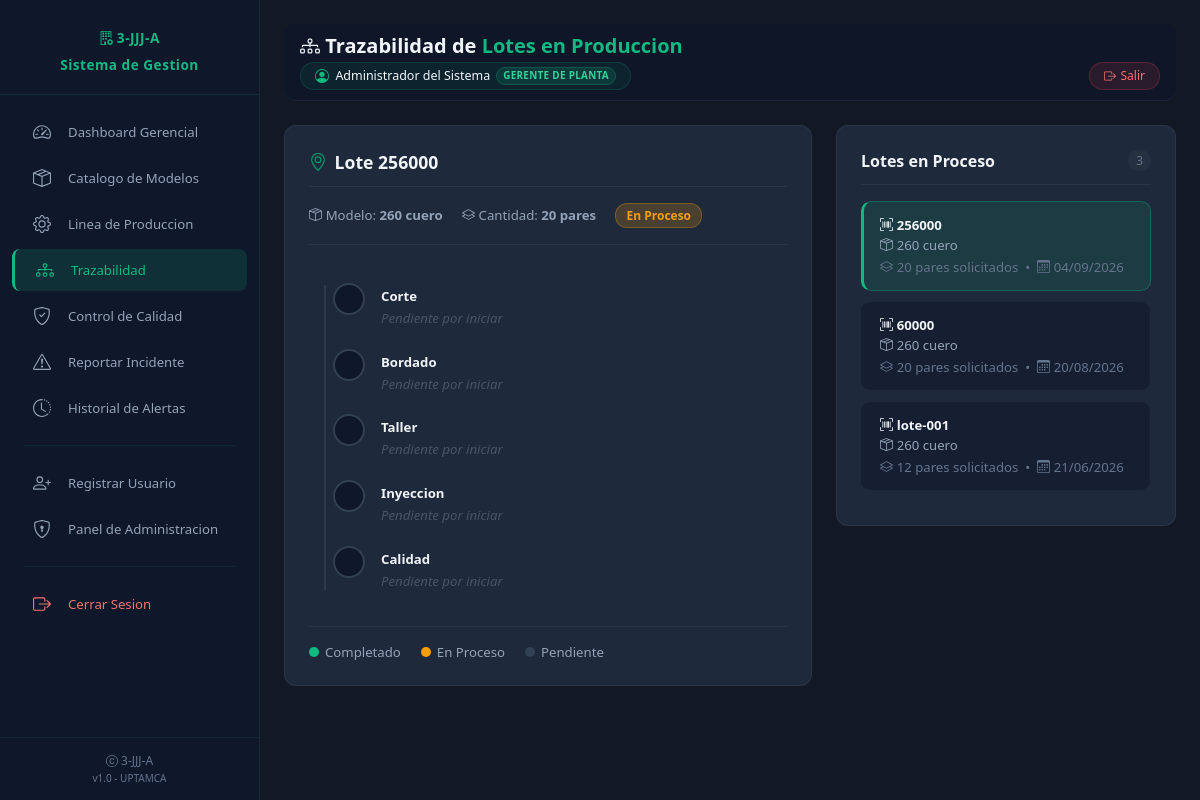
Page /trazabilidad/?lote=256000 (signed in) on the committed database.
### core/models.py (models this page shows, shortened)
class Usuario(AuditoriaMixin):
    id_usuario = models.CharField(max_length=50, primary_key=True)
    nombre_completo = models.CharField(max_length=150)
    contrasenia = models.CharField(max_length=128)
    rol = models.CharField(max_length=50, choices=ROLES_CHOICES, default=ROL_OPERARIO)
    is_active = models.BooleanField(default=True)
    is_staff = models.BooleanField(default=False)
    fecha_registro = models.DateTimeField(auto_now_add=True)
    etapa_asignada = models.ForeignKey(
        'Etapa',
        on_delete=models.SET_NULL,
        null=True,
        blank=True,
        related_name='usuarios_asignados',
        verbose_name='Etapa Asignada'
    )
    class Meta:
        verbose_name = 'Usuario'
        verbose_name_plural = 'Usuarios'
        ordering = ['-fecha_registro']

class LoteProduccion(AuditoriaMixin):
    id_lote = models.CharField(max_length=50, primary_key=True)
    cant_solicitada = models.IntegerField()
    estado_actual = models.CharField(max_length=50, default='PENDIENTE')
    id_modelo = models.ForeignKey(Modelo, on_delete=models.CASCADE, db_column='id_modelo')
    class Meta:
        verbose_name = 'Lote de Produccion'
        verbose_name_plural = 'Lotes de Produccion'

class Modelo(AuditoriaMixin):
    id_modelo = models.CharField(max_length=50, primary_key=True)
    nombre = models.CharField(max_length=100)
    materiales = models.ManyToManyField(Material, through='MaterialModelo')
    fecha_registro = models.DateTimeField(auto_now_add=True)
    class Meta:
        verbose_name = 'Modelo de Calzado'
        verbose_name_plural = 'Modelos de Calzado'

class Etapa(AuditoriaMixin):
    id_etapa = models.CharField(max_length=50, primary_key=True)
    nombre_etapa = models.CharField(max_length=100)
    secuencia = models.IntegerField()
    class Meta:
        verbose_name = 'Etapa'
        verbose_name_plural = 'Etapas'
        ordering = ['secuencia']

### core/views.py (the view)
        def wrapper(request, *args, **kwargs):
            usuario = get_usuario_sesion(request)
            if not usuario:
                messages.error(request, 'Debe iniciar sesion para acceder.')
                return redirect('core:login')
            if tiene_password_temporal(usuario.id_usuario):
                messages.warning(
                    request,
                    'Debe cambiar su contraseña temporal antes de continuar.'
                )
                return redirect('core:cambiar_password_temporal')
            if usuario.rol not in roles_permitidos and not usuario.is_staff:
                return render(request, 'errors/403.html', status=403)
            request.usuario_actual = usuario
            return view_func(request, *args, **kwargs)

### templates/trazabilidad/trazabilidad.html (shortened to what this page needs)
{% extends "base.html" %}
{% load static %}
{% block page_title %}<i class="bi bi-diagram-3"></i> Trazabilidad de <span>Lotes en Produccion</span>{% endblock %}
{% block content %}
<div class="trazabilidad-grid">
    <div class="card">
        {% if lote_seleccionado %}
        <div class="trazabilidad-header">
            <h2><i class="bi bi-geo-alt" style="color: #059669;"></i> Lote {{ lote_seleccionado.id_lote }}</h2>
            <div class="meta">
                <span><i class="bi bi-box-seam"></i> Modelo: <strong>{{ lote_seleccionado.id_modelo.nombre }}</strong></span>
                <span><i class="bi bi-layers"></i> Cantidad: <strong>{{ lote_seleccionado.cant_solicitada }} pares</strong></span>
                <span class="badge-estado badge-en-proceso">
                    En Proceso
                </span>
            </div>
        </div>
        <div class="trazabilidad-linea">
            {% for item in progreso %}
            <div class="nodo-row">
                <div class="nodo-indicador {{ item.estado }}">
                </div>
                <div class="nodo-info">
                    <div class="nodo-titulo">
                        {{ item.etapa.nombre_etapa }}
                    </div>
                    {% if item.registro %}
                    <div class="nodo-meta">
                        {% if item.registro.id_usuario %}
                        <strong>Operario:</strong> {{ item.registro.id_usuario.nombre_completo }}<br>
                        {% endif %}
                        {% if item.registro.hora_entrada %}
                        <span class="nodo-hora">
                            <i class="bi bi-box-arrow-in-down"></i> Entrada: {{ item.registro.hora_entrada|date:"d/m/Y H:i" }}
                        </span>
                        {% endif %}
                        {% if item.registro.hora_salida %}
                        <span class="nodo-hora">
                            <i class="bi bi-box-arrow-right"></i> Salida: {{ item.registro.hora_salida|date:"d/m/Y H:i" }}
                        </span>
                        {% endif %}
                        {% if item.registro.tiempo_total_etapa %}
                        <span class="nodo-hora">
                            <i class="bi bi-clock-history"></i> Tiempo: {{ item.registro.tiempo_total_etapa }}
                        </span>
                        {% endif %}
                    </div>
                    {% else %}
                    <div class="nodo-meta" style="color: #475569; font-style: italic;">
                        Pendiente por iniciar
                    </div>
                    {% endif %}
                </div>
            </div>
            {% endfor %}
        </div>
        <div class="leyenda">
            <div class="leyenda-item">
                <div class="leyenda-dot completado"></div> Completado
            </div>
            <div class="leyenda-item">
                <div class="leyenda-dot actual"></div> En Proceso
            </div>
            <div class="leyenda-item">
                <div class="leyenda-dot pendiente"></div> Pendiente
            </div>
        </div>
        {% endif %}
    </div>
    <div class="card lotes-panel">
        <div style="display: flex; align-items: center; gap: 8px; margin-bottom: 16px; padding-bottom: 12px; border-bottom: 1px solid rgba(255,255,255,0.05);">
            <h3 style="font-size: 1rem; color: #f1f5f9; margin: 0;">Lotes en Proceso</h3>
            <span style="margin-left: auto; font-size: 0.75rem; color: #64748b; background: rgba(255,255,255,0.03); padding: 2px 8px; border-radius: 10px;">
                {{ lotes_en_proceso|length }}
            </span>
        </div>
        {% if lotes_en_proceso %}
            {% for lote in lotes_en_proceso %}
            <a href="?lote={{ lote.id_lote }}" class="lote-item {% if lote_seleccionado.id_lote == lote.id_lote %}active{% endif %}">
                <div class="lote-id">
                    <i class="bi bi-upc-scan"></i> {{ lote.id_lote }}
                </div>
                <div class="lote-modelo">
                    <i class="bi bi-box-seam"></i> {{ lote.id_modelo.nombre }}
                </div>
                <div class="lote-cantidad">
                    <i class="bi bi-layers"></i> {{ lote.cant_solicitada }} pares solicitados
                    &nbsp;&bull;&nbsp;
                    <i class="bi bi-calendar3"></i> {{ lote.fecha_creacion|date:"d/m/Y" }}
                </div>
            </a>
            {% endfor %}
        {% else %}
            <div style="text-align: center; padding: 40px 10px; color: #64748b;">
                <i class="bi bi-inbox" style="font-size: 2rem; display: block; margin-bottom: 10px; color: #334155;"></i>
                <p style="font-size: 0.85rem;">No hay lotes en proceso actualmente.</p>
            </div>
        {% endif %}
    </div>
</div>
{% endblock %}

### templates/base.html (shortened to what this page needs)
{% load static %}
<!DOCTYPE html>
<html lang="es">
<head>
    <link rel="stylesheet" href="{% static 'css/custom.css' %}">
    <link rel="stylesheet" href="{% static 'css/responsive.css' %}">
    <link rel="stylesheet" href="{% static 'css/3jjja-icons-mask.css' %}">
    <link rel="stylesheet" href="{% static 'css/app.css' %}"></head>
<body>
    <nav class="sidebar" id="sidebar">
        <div class="sidebar-header">
            <div class="sidebar-brand" style="display:none;">
                <i class="bi bi-building-gear"></i> 3-JJJ-A
            </div>
            <div class="sidebar-brand">
                Sistema de Gestion
            </div>
        </div>
        <ul class="sidebar-nav">
            {% if usuario.rol in "GERENTE,SUBGERENTE" or usuario.is_staff %}
            <li class="{% if request.resolver_match.url_name == 'dashboard' %}active{% endif %}">
                <a href="{% url 'core:dashboard' %}">
                    <i class="bi bi-speedometer2"></i>
                    Dashboard Gerencial
                </a>
            </li>
            {% endif %}
            {% if usuario.rol in "GERENTE,SUBGERENTE" or usuario.is_staff %}
            <li class="{% if 'catalogo' in request.resolver_match.url_name %}active{% endif %}">
                <a href="{% url 'core:catalogo_modelos' %}">
                    <i class="bi bi-box-seam"></i>
                    Catalogo de Modelos
                </a>
            </li>
            {% endif %}
            {% if usuario.rol in "DIRECTOR_PRODUCCION,DIRECTOR_DESPACHO" or usuario.is_staff %}
            <li class="{% if request.resolver_match.url_name == 'configuracion' %}active{% endif %}">
                <a href="{% url 'core:configuracion' %}">
                    <i class="bi bi-gear"></i>
                    Linea de Produccion
                </a>
            </li>
            {% endif %}
            {% if usuario.rol == 'DIRECTOR_PRODUCCION' or usuario.is_staff %}
            <li class="{% if request.resolver_match.url_name == 'trazabilidad' %}active{% endif %}">
                <a href="{% url 'core:trazabilidad' %}">
                    <i class="bi bi-diagram-3"></i>
                    Trazabilidad
                </a>
            </li>
            {% endif %}
            {% if usuario.is_staff or usuario.etapa_asignada and usuario.etapa_asignada.nombre_etapa|lower == 'calidad' %}
            <li class="{% if request.resolver_match.url_name == 'calidad' %}active{% endif %}">
                <a href="{% url 'core:calidad' %}">
                    <i class="bi bi-shield-check"></i>
                    Control de Calidad
                </a>
            </li>
            {% endif %}
            {% if usuario %}
            <li class="{% if request.resolver_match.url_name == 'reportar_incidente' %}active{% endif %}">
                <a href="{% url 'core:reportar_incidente' %}">
                    <i class="bi bi-exclamation-triangle"></i>
                    Reportar Incidente
                </a>
            </li>
            {% endif %}
            {% if usuario.rol in "GERENTE,SUBGERENTE" or usuario.is_staff %}
            <li class="{% if request.resolver_match.url_name == 'historial_incidentes' %}active{% endif %}">
                <a href="{% url 'core:historial_incidentes' %}">
                    <i class="bi bi-clock-history"></i>
                    Historial de Alertas
                </a>
            </li>
            {% endif %}
            <li style="margin: 16px 12px; border-top: 1px solid rgba(16, 185, 129, 0.1); list-style: none;"></li>
            {% if usuario.is_staff %}
            <li class="{% if request.resolver_match.url_name == 'registro' %}active{% endif %}">
                <a href="{% url 'core:registro' %}">
                    <i class="bi bi-person-plus"></i>
                    Registrar Usuario
                </a>
            </li>
            {% endif %}
            {% if usuario.is_staff %}
            <li class="{% if request.resolver_match.url_name == 'panel_admin' %}active{% endif %}">
                <a href="{% url 'core:panel_admin' %}">
                    <i class="bi bi-shield-lock"></i>
                    Panel de Administracion
                </a>
            </li>
            {% endif %}
            <li style="margin: 16px 12px; border-top: 1px solid rgba(16, 185, 129, 0.1); list-style: none;"></li>
            <li>
                <a href="{% url 'core:logout' %}" style="color: #f87171;">
                    <i class="bi bi-box-arrow-right"></i>
                    Cerrar Sesion
                </a>
            </li>
        </ul>
        <div class="sidebar-footer">
            <i class="bi bi-c-circle"></i> 3-JJJ-A<br>
            <small>v1.0 - UPTAMCA</small>
        </div>
    </nav>
    <main class="main-content">
        <div class="topbar">
            <div class="topbar-inner">
                <div class="topbar-title">
                    {% block page_title %}Dashboard{% endblock %}
                </div>
                <div class="topbar-user">
                    <div class="user-badge-chip" title="{{ usuario.nombre_completo|default:usuario.id_usuario }} - {{ usuario.get_rol_display|default:"Usuario" }}">
                        <i class="bi bi-person-circle"></i>
                        <span class="user-name">{{ usuario.nombre_completo|default:usuario.id_usuario }}</span>
                        <span class="user-role-pill user-role-full">{{ usuario.get_rol_display|default:"Usuario" }}</span>
                    </div>
                    <a href="{% url 'core:logout' %}" class="btn-logout-chip" title="Cerrar Sesion">
                        <i class="bi bi-box-arrow-right"></i>
                        <span class="logout-text">Salir</span>
                    </a>
                </div>
            </div>
        </div>
        {% block content %}{% endblock %}
    </main>
</body>
</html>

### rows in the picture
Usuario: nombre_completo "Administrador del Sistema", rol "GERENTE DE PLANTA"
LoteProduccion: id_lote "256000", id_modelo.nombre "260 cuero", cant_solicitada "20", fecha_creacion "04/09/2026"
Etapa: etapa.nombre_etapa "Corte"
Etapa: etapa.nombre_etapa "Bordado"
Etapa: etapa.nombre_etapa "Taller"
Etapa: etapa.nombre_etapa "Inyeccion"
Etapa: etapa.nombre_etapa "Calidad"
LoteProduccion: id_lote "60000", id_modelo.nombre "260 cuero", cant_solicitada "20", fecha_creacion "20/08/2026"
LoteProduccion: id_lote "lote-001", id_modelo.nombre "260 cuero", cant_solicitada "12", fecha_creacion "21/06/2026"

### other values in the picture
{{ lotes_en_proceso|length }} "3"
